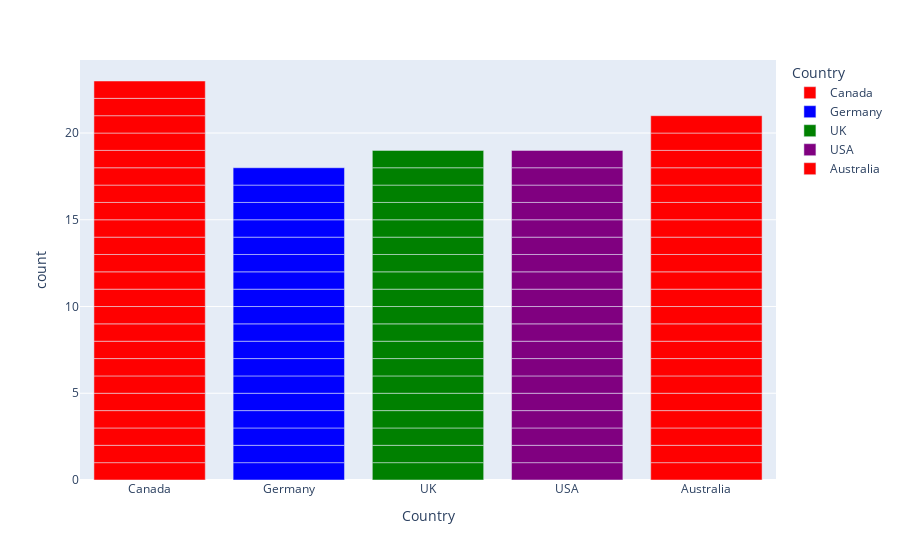

Write notebook code for a chart like this one.
### Code cell
px.bar(df, x="Country", color="Country",
        color_discrete_sequence=["red", "blue", "green", "purple"])

### Figure 1 — Plotly figure (JSON) as saved in the notebook; plotly's stock layout.template omitted (floating-point values rounded to 4 significant figures)
{"data": [{"alignmentgroup": "True", "hovertemplate": "Country=%{x}<br>count=%{y}<extra></extra>", "legendgroup": "Canada", "marker": {"color": "red", "pattern": {"shape": ""}}, "name": "Canada", "offsetgroup": "Canada", "orientation": "v", "showlegend": true, "textposition": "auto", "type": "bar", "x": ["Canada", "Canada", "Canada", "Canada", "Canada", "Canada", "Canada", "Canada", "Canada", "Canada", "Canada", "Canada", "Canada", "Canada", "Canada", "Canada", "Canada", "Canada", "Canada", "Canada", "Canada", "Canada", "Canada"], "xaxis": "x", "y": [1, 1, 1, 1, 1, 1, 1, 1, 1, 1, 1, 1, 1, 1, 1, 1, 1, 1, 1, 1, 1, 1, 1], "yaxis": "y"}, {"alignmentgroup": "True", "hovertemplate": "Country=%{x}<br>count=%{y}<extra></extra>", "legendgroup": "Germany", "marker": {"color": "blue", "pattern": {"shape": ""}}, "name": "Germany", "offsetgroup": "Germany", "orientation": "v", "showlegend": true, "textposition": "auto", "type": "bar", "x": ["Germany", "Germany", "Germany", "Germany", "Germany", "Germany", "Germany", "Germany", "Germany", "Germany", "Germany", "Germany", "Germany", "Germany", "Germany", "Germany", "Germany", "Germany"], "xaxis": "x", "y": [1, 1, 1, 1, 1, 1, 1, 1, 1, 1, 1, 1, 1, 1, 1, 1, 1, 1], "yaxis": "y"}, {"alignmentgroup": "True", "hovertemplate": "Country=%{x}<br>count=%{y}<extra></extra>", "legendgroup": "UK", "marker": {"color": "green", "pattern": {"shape": ""}}, "name": "UK", "offsetgroup": "UK", "orientation": "v", "showlegend": true, "textposition": "auto", "type": "bar", "x": ["UK", "UK", "UK", "UK", "UK", "UK", "UK", "UK", "UK", "UK", "UK", "UK", "UK", "UK", "UK", "UK", "UK", "UK", "UK"], "xaxis": "x", "y": [1, 1, 1, 1, 1, 1, 1, 1, 1, 1, 1, 1, 1, 1, 1, 1, 1, 1, 1], "yaxis": "y"}, {"alignmentgroup": "True", "hovertemplate": "Country=%{x}<br>count=%{y}<extra></extra>", "legendgroup": "USA", "marker": {"color": "purple", "pattern": {"shape": ""}}, "name": "USA", "offsetgroup": "USA", "orientation": "v", "showlegend": true, "textposition": "auto", "type": "bar", "x": ["USA", "USA", "USA", "USA", "USA", "USA", "USA", "USA", "USA", "USA", "USA", "USA", "USA", "USA", "USA", "USA", "USA", "USA", "USA"], "xaxis": "x", "y": [1, 1, 1, 1, 1, 1, 1, 1, 1, 1, 1, 1, 1, 1, 1, 1, 1, 1, 1], "yaxis": "y"}, {"alignmentgroup": "True", "hovertemplate": "Country=%{x}<br>count=%{y}<extra></extra>", "legendgroup": "Australia", "marker": {"color": "red", "pattern": {"shape": ""}}, "name": "Australia", "offsetgroup": "Australia", "orientation": "v", "showlegend": true, "textposition": "auto", "type": "bar", "x": ["Australia", "Australia", "Australia", "Australia", "Australia", "Australia", "Australia", "Australia", "Australia", "Australia", "Australia", "Australia", "Australia", "Australia", "Australia", "Australia", "Australia", "Australia", "Australia", "Australia", "Australia"], "xaxis": "x", "y": [1, 1, 1, 1, 1, 1, 1, 1, 1, 1, 1, 1, 1, 1, 1, 1, 1, 1, 1, 1, 1], "yaxis": "y"}], "layout": {"barmode": "relative", "legend": {"title": {"text": "Country"}, "tracegroupgap": 0}, "margin": {"t": 60}, "xaxis": {"anchor": "y", "categoryarray": ["Canada", "Germany", "UK", "USA", "Australia"], "categoryorder": "array", "domain": [0, 1], "title": {"text": "Country"}}, "yaxis": {"anchor": "x", "domain": [0, 1], "title": {"text": "count"}}}}
